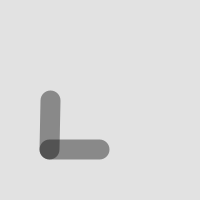
Frame 1 (no input)
Frame 60 (the mouse pressed at the canvas centre just before this capture): identical to frame 1, image omitted
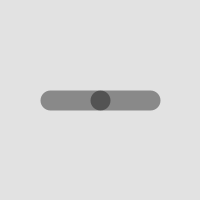
Frame 120 (the mouse held since frame 60 and released just before this capture)

The Processing sketch that drew these frames (run headless with seeded random() and noise(); from frame 60 on, the mouse is pressed at the canvas centre):

// Processing sketch: Limb
// ── Limb.pde
/**
 * Limb. 
 * 
 * The angle of each segment is controlled with the mouseX and 
 * mouseY position. The transformations applied to the first segment 
 * are also applied to the second segment because they are inside 
 * the same pushMatrix() and popMatrix() group. 
 * 
 * Created November 21 2006
 */
 
float x = 50;
float y = 100;
float angle1 = 0.0;
float angle2 = 0.0;
float segLength = 50;

void setup() {
  size(200, 200);
  smooth(); 
  strokeWeight(20.0);
  stroke(0, 100);
}

void draw() {
  background(226);
  
  angle1 = (mouseX/float(width) - 0.5) * -PI;
  angle2 = (mouseY/float(height) - 0.5) * PI;
  
  pushMatrix();
  segment(x, y, angle1); 
  segment(segLength, 0, angle2);
  popMatrix();
}

void segment(float x, float y, float a) {
  translate(x, y);
  rotate(a);
  line(0, 0, segLength, 0);
}
